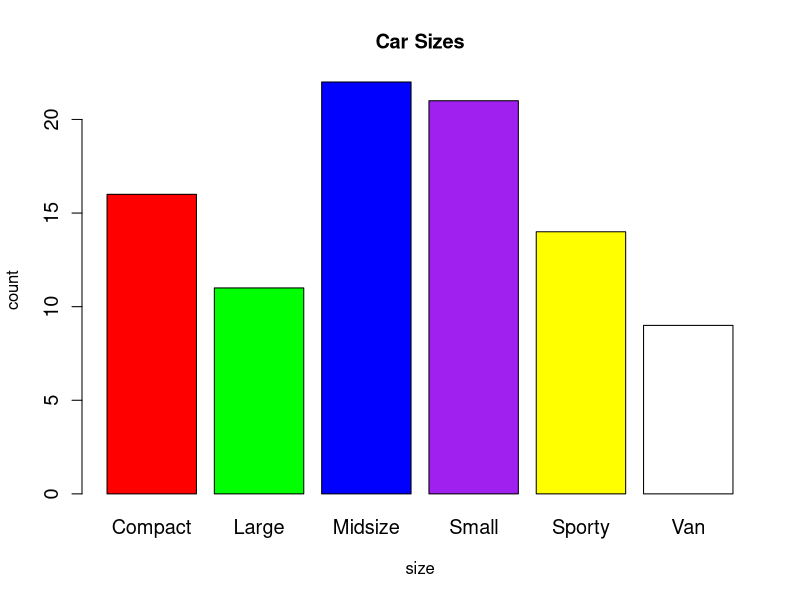
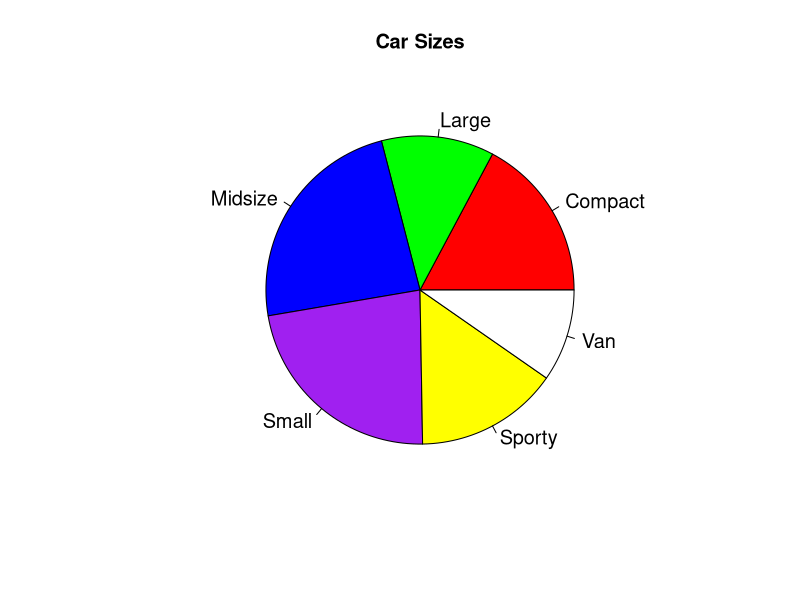
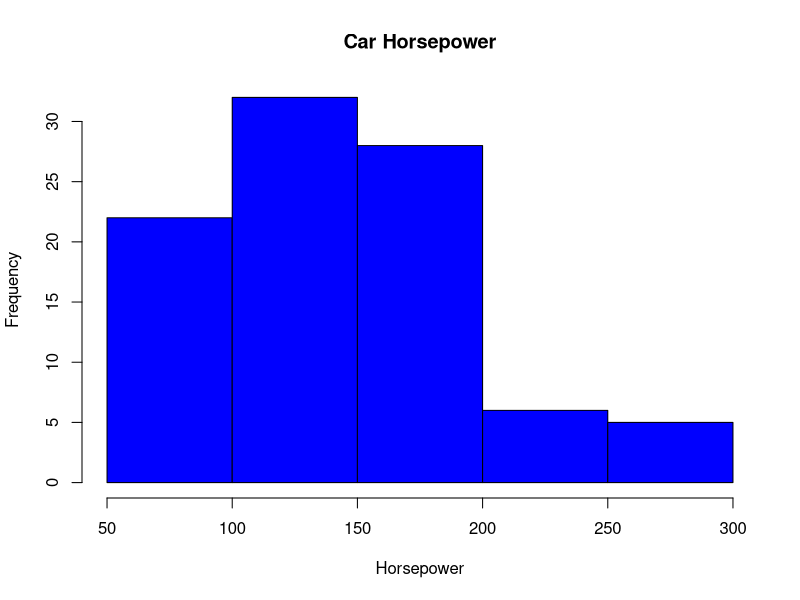
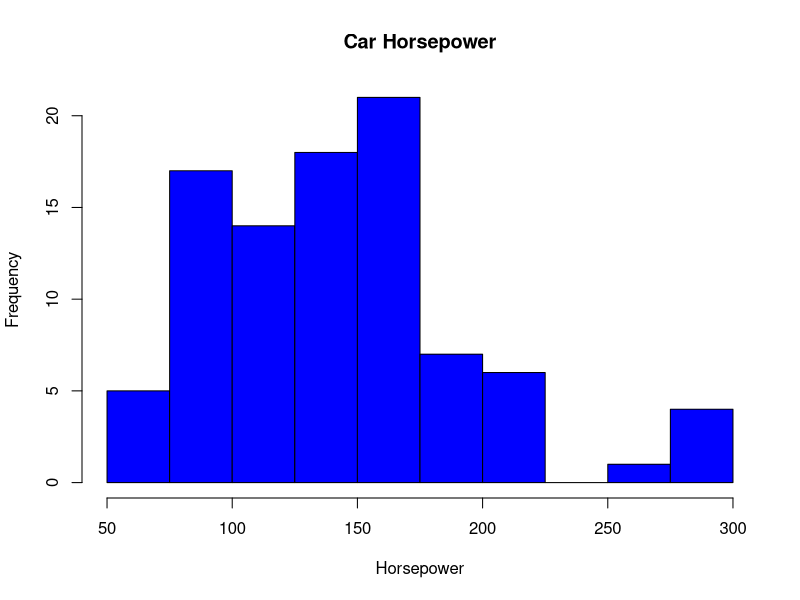
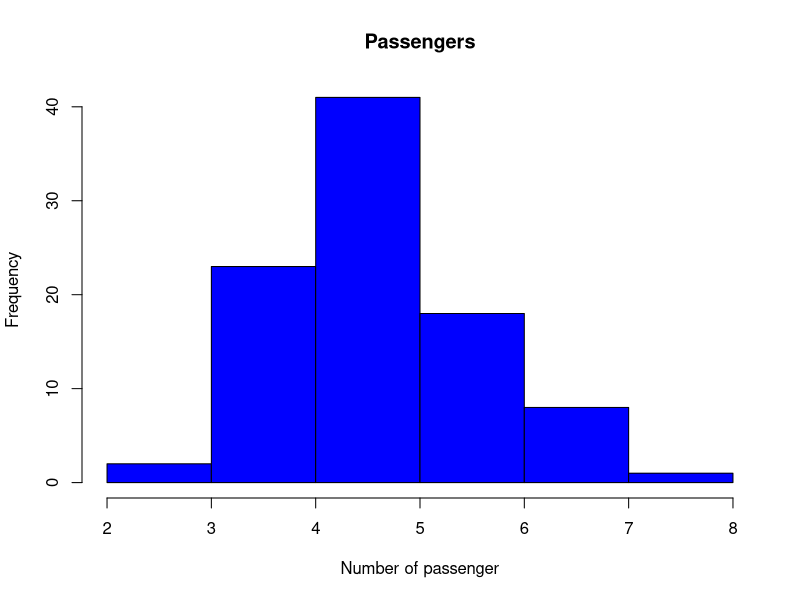
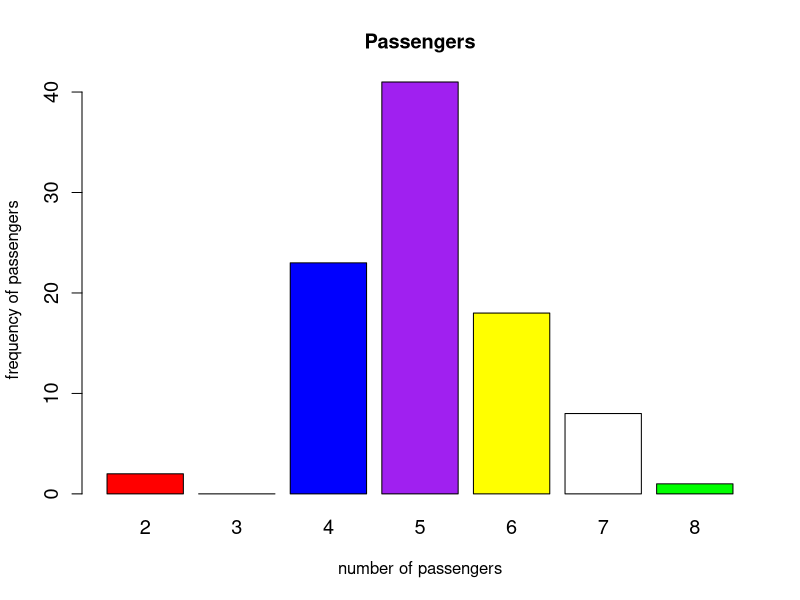
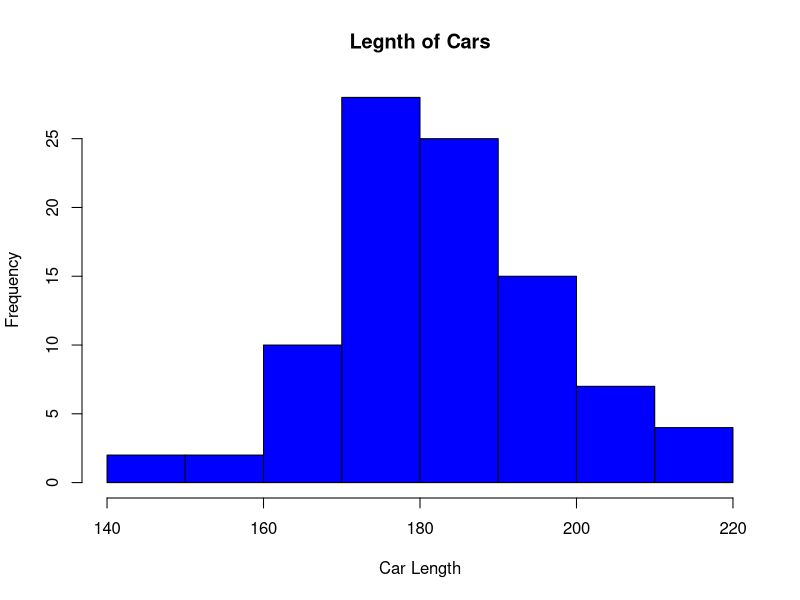

Here is the R script that generated these plots, in order:
## ---- chunk 1
# Your code goes here
## ---- chunk 2
library(MASS)
data(Cars93)
## ---- chunk 3
head(Cars93)
## ---- chunk 4
table(Cars93$Type)
round(table(Cars93$Type) / 93,3)
## ---- chunk 5
barplot(table(Cars93$Type),col = c("red","green","blue","purple","yellow","white"), ylab = "count", xlab = "size",main = "Car Sizes",cex.axis = 1.2, cex.names = 1.2)
## ---- chunk 6
pie(table(Cars93$Type), col = c("red","green","blue","purple","yellow","white"), cex = 1.2 ,main = "Car Sizes" )
## ---- chunk 7
hist(Cars93$Horsepower,col = "blue", main = "Car Horsepower", xlab = "Horsepower", ylab = "Frequency", cex = 1.2)
## ---- chunk 8
hist(Cars93$Horsepower,col = "blue", breaks = seq(50,300, 25), main = "Car Horsepower", xlab = "Horsepower", ylab = "Frequency", cex = 1.2)
## ---- chunk 9
#The number of bars in the histogram should be approximately equal to the square root of the number of observations, so the square root of 93 is about 9.6. There should be about 9.6 bars in the histogram. 

# Which of the histograms you have plotted closely follow this rule? (-1)
## ---- chunk 10
Cars93$Passengers
#The type of variable 'passengers' is numerical discrete because there are no decimals. The problem with this graph is that a histogram is not useful in this case because the variable 'passengers' is numerical discrete. In this case it doesn't make sense to use a histogram. 
hist(Cars93$Passengers,col = "blue", main = "Passengers", xlab = "Number of passenger", ylab = "Frequency", cex = 1.2)
## ---- chunk 11
factoredPassengers<-factor(Cars93$Passengers,levels = c(2,3,4,5,6,7,8))
barplot(table(factoredPassengers), col = c("red","green","blue","purple","yellow","white","green"), ylab = "frequency of passengers", xlab = "number of passengers",main = "Passengers",cex.axis = 1.2, cex.names = 1.2)
## ---- chunk 12
hist(Cars93$Length,col = "blue", main = "Legnth of Cars", xlab = "Car Length", ylab = "Frequency", cex = 1.2)
## ---- chunk 13
mean(Cars93$Length)
median(Cars93$Length)
#If it is a bell shaped distribution then mean and median should have similar values. In this case they are close to each other so these answers meet my expectations of what they should be. 
